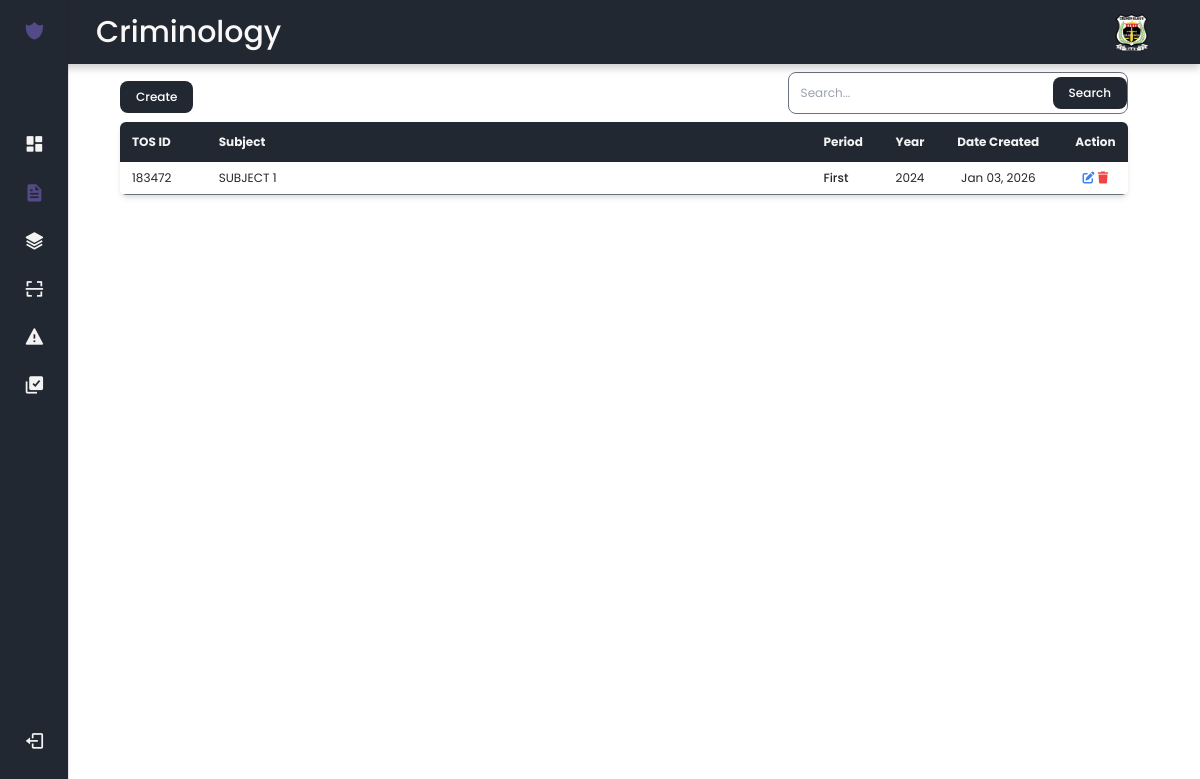
Page /masterfile/table-of-specification/ (signed in) on the committed database.
### criminology/models.py (models this page shows, shortened)
class TableOfSpecification(models.Model):
    id = models.AutoField(primary_key=True)
    academic_year = models.ForeignKey('AcademicYear', on_delete=models.CASCADE, null=True, blank=True)
    subject = models.ForeignKey('Subject', on_delete=models.CASCADE)
    topic = models.ForeignKey('Topic', on_delete=models.CASCADE, null=True, blank=True)
    subtopic = models.ForeignKey('Subtopic', on_delete=models.CASCADE, null=True, blank=True)
    group_id = models.IntegerField(db_index=True)
    row_id = models.IntegerField(null=True, blank=True)
    pwd = models.DecimalField(max_digits=6, decimal_places=2, null=True, blank=True)
    understanding = models.DecimalField(max_digits=6, decimal_places=2, default=Decimal("0"))
    remembering = models.DecimalField(max_digits=6, decimal_places=2, default=Decimal("0"))
    analyzing = models.DecimalField(max_digits=6, decimal_places=2, default=Decimal("0"))
    creating = models.DecimalField(max_digits=6, decimal_places=2, default=Decimal("0"))
    evaluating = models.DecimalField(max_digits=6, decimal_places=2, default=Decimal("0"))
    applying = models.DecimalField(max_digits=6, decimal_places=2, default=Decimal("0"))
    created_at = models.DateTimeField(auto_now_add=True)

class Subject(models.Model):
    id = models.AutoField(primary_key=True)
    subject_name = models.CharField(max_length=50)
    subject_code = models.CharField(max_length=10, null=True)
    subject_pw = models.IntegerField(default=0)

class AcademicYear(models.Model):
    id = models.AutoField(primary_key=True)
    year_series = models.CharField(max_length=20)
    period = models.CharField(max_length=200)
    status = models.IntegerField(default=0)

### criminology/views.py (the view)
# urls.py: path('masterfile/table-of-specification/', views.table_of_specification, name='table_of_secification'),
@login_required(login_url='loginpage')
def table_of_specification(request):
    query = request.GET.get('q')
    active_academic_year = AcademicYear.objects.filter(status=1).first()
    if active_academic_year is None:
        representative_records = []
        filtered_subjects = Subject.objects.all()
    else:
        filtered_subjects = Subject.objects.all()
        if query:
            table_of_specification = (
                TableOfSpecification.objects
                .filter(
                    Q(academic_year=active_academic_year) &
                    (Q(group_id__icontains=query) |
                     Q(subject__subject_name__icontains=query) |
                     Q(topic__topic_name__icontains=query))
                )
                .values('group_id')
                .annotate(max_id=Max('id'))
            )
        else:
            table_of_specification = (
                TableOfSpecification.objects
                .filter(academic_year=active_academic_year)
                .values('group_id')
                .annotate(max_id=Max('id'))
            )
        representative_records = TableOfSpecification.objects.filter(id__in=[entry['max_id'] for entry in table_of_specification]).order_by('-id')
    context = {'subjects': filtered_subjects, 'table_of_specification': representative_records, 'q': query}
    return render(request, 'assets/masterfiletos.html', context)

### templates/assets/masterfiletos.html (shortened to what this page needs)
{% extends "base.html" %}
{% load static %}
{% block content %}
<div class="relative">
    <div class="flex justify-between items-center mx-6">
        <button id="btns" type="button" onclick="openSubjectSelector()"
                  class="text-white font-medium text-xs px-4 mt-2 py-2 rounded-lg buttons_for_ocr"
              >Create
        </button>
        <form class="relative ml-auto" method="GET" action="{% url 'table_of_secification' %}">
            <div class="flex items-center border border-gray-500 rounded-lg overflow-hidden bg-transparent">
                <input
                    name="q"
                    type="search"
                    id="default-search"
                    class="block w-full p-3 text-xs outline-none bg-transparent text-black"
                    placeholder="Search..."
                    oninput="checkInput()"
                    {% if q %}
                    value="{{ q }}"
                    {% else %}
                    value=""
                    {% endif %}
                    required
                />
                <button
                    type="submit"
                    class="text-white buttons_for_ocr font-medium text-xs px-4 py-2 rounded-lg ml-2"
                >Search</button>
            </div>
        </form>
    </div>
    <div class="pt-2">
    </div>
    <div class="mx-6 relative overflow-x-auto shadow-md sm:rounded-md table-container" id="cardtext">
      <table class="w-full text-sm text-left rtl:text-right">
          <thead class="text-xs sticky-header">
              <tr>
                  <th scope="col" class="py-3 px-3 text-left">TOS ID</th>
                  <th scope="col" class="py-3 w-3/5 text-left">Subject</th>
                  <th scope="col" class="py-3 text-left ">Period</th>
                  <th scope="col" class="py-3 text-center">Year</th>
                  <th scope="col" class="py-3 text-center">Date Created</th>
                  <th scope="col" class="py-3 text-center">Action</th>
              </tr>
          </thead>
          <tbody class="text-xs bg-white">
            {% for table_of_secification in table_of_specification %}
            <tr class="border-b border-gray-500 dark:border-gray-200">
                <td class="py-2 px-3 text-left">
                    {{ table_of_secification.group_id }}
                </td>
                <td class="py-2 text-left">
                    {{ table_of_secification.subject.subject_name }}
                </td>
                <td class="py-2 font-medium whitespace-nowrap">
                    {{ table_of_secification.academic_year.period|capfirst }}
                </td>
                <td class="py-2 text-center">
                    {{ table_of_secification.academic_year.year_series }}
                </td>
                <td class="py-2 text-center">
                    {{ table_of_secification.created_at|date:"M d, Y" }}
                </td>
                <td class="py-2 text-center">
                    <a class="text-blue-500" href="
                    {% url 'table_of_specification_update' table_of_secification.group_id %}
                    "style="cursor: pointer;">
                        <i class="fa-solid fa-pen-to-square fa-md"></i>
                    </a>
                    <a class="text-red-500" href="#" onclick="openConfirmationModal('{{ table_of_secification.group_id }}')" style="cursor: pointer;">
                        <i class="fas fa-trash fa-md"></i>
                    </a>
                </td>
            </tr>
            {% endfor %}
          </tbody>
      </table>
  </div>
</div>
{% endblock content %}

### static/css/main.css (style rules this page uses)
:root { --header-height: 3.5rem; --nav-width: 219px; --buttons-color: #534a88; --title-color: #F9F7F7; --text-color-light: #f3f3f3; --nav__dropdown-collapse:#2a313b; --text-color-dark: #282729; --body-color: #ffffff; --container-color: #222831; --body-font: 'Poppins', sans-serif; --normal-font-size: .938rem; --small-font-size: .75rem; --smaller-font-size: .75rem; --font-medium: 500; --font-semi-bold: 600; --font-large: 700; --z-fixed: 100; }
@media screen and (min-width: 1024px) { :root { --normal-font-size: 1rem; --small-font-size: .875rem; --smaller-font-size: .813rem; } }
#body { margin: var(--header-height) 0 0 0; padding: 1rem 1rem 0; font-family: var(--body-font); font-size: var(--normal-font-size); background-color: var(--body-color); color: var(--title-color); }
#restricted_header, #restrict_text , #restrict_body, #cardtext { color: var(--text-color-dark); }
#btns, .buttons_for_ocr { background-color: var(--container-color); transition: background-color 0.15s ease-in; }
a { text-decoration: none; }
@media screen and (min-width: 768px) { #body { padding: 1rem 3rem 0 6rem; } }
.table-container { max-height: 76vh; overflow-y: auto; scrollbar-width: thin; scrollbar-color: var(--title-color) var(--container-color); }
.sticky-header th { position: sticky; top: 0; background-color: var(--container-color); color: var(--text-color-light); }

### rows in the picture
TableOfSpecification: group_id "183472", subject.subject_name "SUBJECT 1", academic_year.period "First", academic_year.year_series "2024", created_at "Jan 03, 2026"
